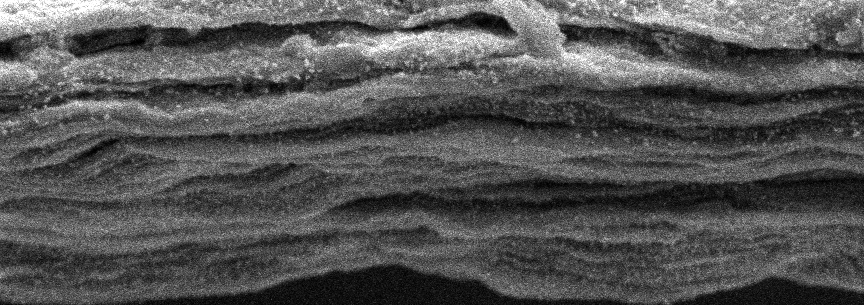
#> input picture assessment/test_dataset/real/imgs/16_1.tif, 864 x 305 px; its folder holds only this picture in this run
$ python prepare_test_dataset.py
#> lines starting #> are read from the running program, lines starting #| are printed output that depends on the picture; after the words box and inside, x2 and y2 are one past the last pixel; in counts of white or black regions, pixels touching at a corner belong together
### assessment/metadata/io.py
"""Read/write JSON metadata files."""
import json
from datetime import datetime
from pathlib import Path


def save_metadata(data, path):
    """Save metadata dict to JSON file."""
    Path(path).parent.mkdir(parents=True, exist_ok=True)
    with open(path, "w", encoding="utf-8") as f:
        json.dump(data, f, indent=2, ensure_ascii=False, default=str)


# [36 lines left out: functions load_metadata, build_generation_metadata, build_pipeline_metadata, not called in this run]

### assessment/prepare_test_dataset.py
"""Prepare test_dataset for pipeline: convert images to PNG, binarize+invert masks.

Usage:
    python -m assessment.prepare_test_dataset
"""
import argparse
from pathlib import Path

import cv2
import numpy as np

from .metadata.io import save_metadata


DATASET_DIR = Path("assessment/test_dataset")
OUTPUT_IMGS = Path("assessment/output/test_dataset_imgs")
OUTPUT_GT = Path("assessment/output/test_dataset_gt")
METADATA_PATH = OUTPUT_IMGS / "generation_metadata.json"

# Mapping: category -> (images_subdir, masks_subdir)
CATEGORIES = {
    "real": ("imgs", "masks"),
    "synthetic": ("images", "masks"),
}

IMAGE_EXTENSIONS = {".png", ".jpg", ".jpeg", ".tif", ".tiff", ".bmp"}


def main():
    images_info = []

    for cat_name, (imgs_sub, masks_sub) in CATEGORIES.items():
        imgs_dir = DATASET_DIR / cat_name / imgs_sub
        masks_dir = DATASET_DIR / cat_name / masks_sub

        if not imgs_dir.exists():
            print(f"  Skipping {cat_name}: {imgs_dir} not found")
            continue

        out_imgs = OUTPUT_IMGS / cat_name
        out_gt = OUTPUT_GT / cat_name
        out_imgs.mkdir(parents=True, exist_ok=True)
        out_gt.mkdir(parents=True, exist_ok=True)

        img_files = [f for f in sorted(imgs_dir.iterdir()) if f.suffix.lower() in IMAGE_EXTENSIONS]
        print(f"Category '{cat_name}': {len(img_files)} images")

        for img_file in img_files:
            # Convert image to PNG
            img = cv2.imread(str(img_file), cv2.IMREAD_GRAYSCALE)
#> img is the input picture: shape (305, 864); min 0, max 255, mean 84.1
            if img is None:
                print(f"  WARNING: cannot read {img_file}")
                continue

            out_name = img_file.stem + ".png"
            cv2.imwrite(str(out_imgs / out_name), img)

            # Find and process corresponding mask
            mask_file = None
            for ext in IMAGE_EXTENSIONS:
                candidate = masks_dir / (img_file.stem + ext)
                if candidate.exists():
                    mask_file = candidate
                    break

            if mask_file is not None:
                mask = cv2.imread(str(mask_file), cv2.IMREAD_GRAYSCALE)
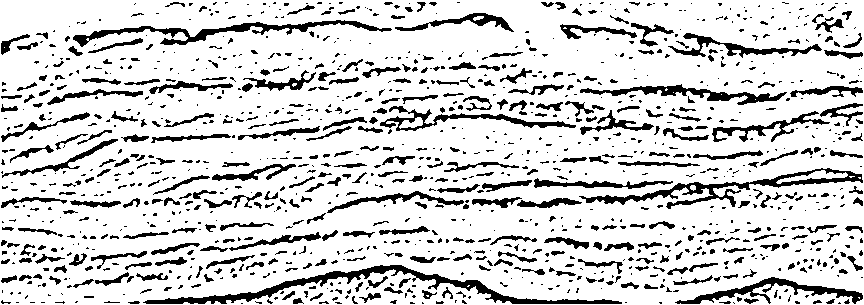
#> input picture assessment/test_dataset/real/masks/16_1.png, 864 x 305 px, found by its file name
#> mask: shape (305, 864); 82.9% white; 1158 black regions (779 under 20 px), largest, box (x1, y1, x2, y2) and area: (143, 265, 622, 304) 2889, (579, 168, 863, 209) 2045, (73, 20, 392, 47) 1797
                if mask is not None:
                    # Binarize (JPG artifacts)
                    mask = np.where(mask > 127, 255, 0).astype(np.uint8)
                    # Invert: in test_dataset white=background, we need white=foreground
                    mask = 255 - mask
                    cv2.imwrite(str(out_gt / out_name), mask)
                    h, w = mask.shape
#> h = 305; w = 864
                    fg_pct = np.sum(mask > 127) / mask.size * 100
#> fg_pct = 17.13
                    print(f"  {out_name}: {w}x{h}, GT fg={fg_pct:.1f}%")
#|   16_1.png: 864x305, GT fg=17.1%
                else:
                    print(f"  WARNING: cannot read mask {mask_file}")
            else:
                print(f"  WARNING: no mask found for {img_file.name}")

            images_info.append({
                "filename": f"{cat_name}/{out_name}",
                "gt_filename": f"{cat_name}/{out_name}",
                "category": cat_name,
                "variation": img_file.stem,
                "priority": "primary",
                "size": [img.shape[0], img.shape[1]],
                "params": {"source": "test_dataset", "original_format": img_file.suffix},
            })
#> pass 2 of the loop in main, `for cat_name, (imgs_sub, masks_sub) in CATEGORIES.items():`:
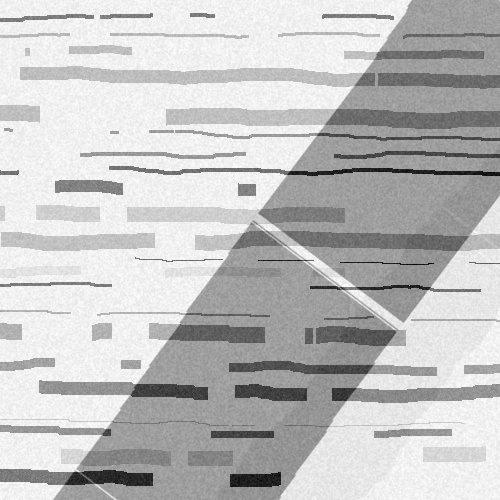
#> input picture assessment/test_dataset/synthetic/images/type_01_500_001.jpg, 500 x 500 px
#> in main, img is the input picture: shape (500, 500); min 0, max 255, mean 192.6
#> in main, `mask = np.where(mask > 127, 255, 0).astype(np.uint8)`:
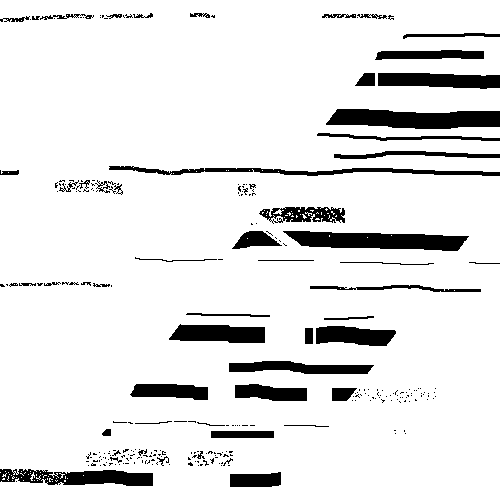
#> mask: shape (500, 500); 90.1% white; 271 black regions (216 under 20 px), largest, box (x1, y1, x2, y2) and area: (326, 109, 500, 129) 2704, (283, 231, 469, 251) 2568, (0, 469, 153, 486) 1775
#> fg_pct = 9.88
#|   type_01_500_001.png: 500x500, GT fg=9.9%

    # Save metadata
    metadata = {
        "generated_at": "test_dataset",
        "config_path": "assessment/test_dataset",
        "seed": 0,
        "images": images_info,
    }
    save_metadata(metadata, str(METADATA_PATH))

    print(f"\nPrepared {len(images_info)} images.")
    print(f"Images: {OUTPUT_IMGS}")
    print(f"GT:     {OUTPUT_GT}")
    print(f"Meta:   {METADATA_PATH}")


if __name__ == "__main__":
    main()
